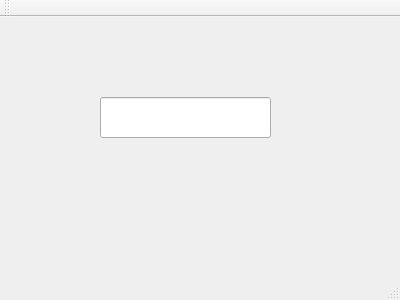
<?xml version="1.0" encoding="UTF-8"?>
<ui version="4.0">
 <class>MainWindow</class>
 <widget class="QMainWindow" name="MainWindow">
  <property name="geometry">
   <rect>
    <x>0</x>
    <y>0</y>
    <width>400</width>
    <height>300</height>
   </rect>
  </property>
  <property name="windowTitle">
   <string>MainWindow</string>
  </property>
  <widget class="QWidget" name="centralWidget">
   <widget class="QLineEditAllKeyBoard" name="lineEdit">
    <property name="geometry">
     <rect>
      <x>100</x>
      <y>80</y>
      <width>171</width>
      <height>41</height>
     </rect>
    </property>
   </widget>
  </widget>
  <widget class="QMenuBar" name="menuBar">
   <property name="geometry">
    <rect>
     <x>0</x>
     <y>0</y>
     <width>400</width>
     <height>26</height>
    </rect>
   </property>
  </widget>
  <widget class="QToolBar" name="mainToolBar">
   <attribute name="toolBarArea">
    <enum>TopToolBarArea</enum>
   </attribute>
   <attribute name="toolBarBreak">
    <bool>false</bool>
   </attribute>
  </widget>
  <widget class="QStatusBar" name="statusBar"/>
 </widget>
 <layoutdefault spacing="6" margin="11"/>
 <customwidgets>
  <customwidget>
   <class>QLineEditAllKeyBoard</class>
   <extends>QLineEdit</extends>
   <header>./keyboardAll/qlineeditallkeyboard.h</header>
  </customwidget>
 </customwidgets>
 <resources/>
 <connections/>
</ui>
